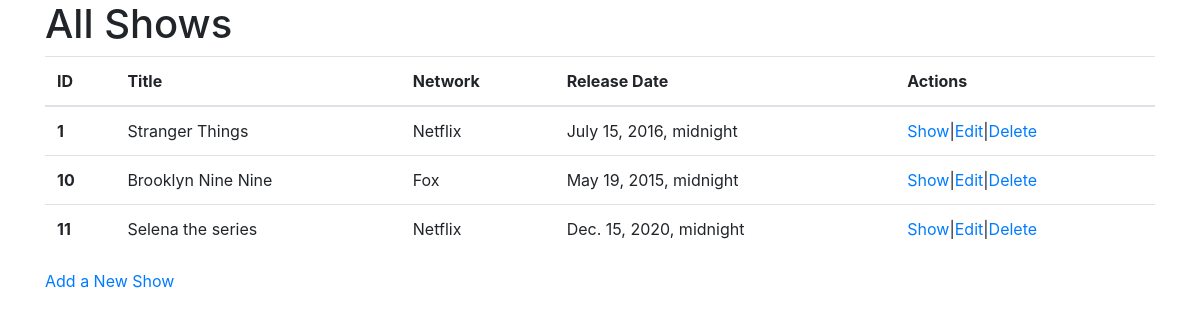
/shows, run on the app's committed database.
### semirestful_app/models.py (models this page shows)
class Show(models.Model):
    title = models.CharField(max_length=255)
    network = models.CharField(max_length=255)
    release_date = models.DateTimeField()
    desc = models.TextField(null = True)
    created_at = models.DateTimeField(auto_now_add=True)
    updated_at = models.DateTimeField(auto_now=True)

### semirestful_app/views.py (the view)
# urls.py: path('shows', views.shows),
def shows(request):
    context = {
        "all_shows":Show.objects.all()
    }
    return render (request, 'shows.html',context)

### semirestful_app/templates/shows.html (shortened to what this page needs)
<!DOCTYPE html>
<html lang="en">
    <head>
        <link rel="stylesheet" href="https://maxcdn.bootstrapcdn.com/bootstrap/4.0.0/css/bootstrap.min.css">
    </head>
    <body>
        <div class="container">
            <div class="row justify-content-center">
                <div class="col">
                    <h1>All Shows</h1>
                    <table class="table">
                        <thead>
                            <tr>
                                <th scope="col">ID</th>
                                <th scope="col">Title</th>
                                <th scope="col">Network</th>
                                <th scope="col">Release Date</th>
                                <th scope="col">Actions</th>
                            </tr>
                        </thead>
                        <tbody>
                            {% for show in all_shows %}
                            <tr>
                                <th scope="row">{{show.id}}</th>
                                <td>{{show.title}}</td>
                                <td>{{show.network}}</td>
                                <td>{{show.release_date}}</td>
                                <td><a href="/shows_desc/{{show.id}}">Show</a>|<a href="/shows/{{show.id}}/edit">Edit</a>|<a href="/delete/{{show.id}}">Delete</a></td>
                            </tr>
                            {% endfor %}
                        </tbody>
                    </table>
                    <a href="/shows/new">Add a New Show</a>
                </div>
            </div>
        </div>
    </body>
</html>

### data on the page
Show: id "1", title "Stranger Things", network "Netflix", release_date "July 15, 2016, midnight"
Show: id "10", title "Brooklyn Nine Nine", network "Fox", release_date "May 19, 2015, midnight"
Show: id "11", title "Selena the series", network "Netflix", release_date "Dec. 15, 2020, midnight"
